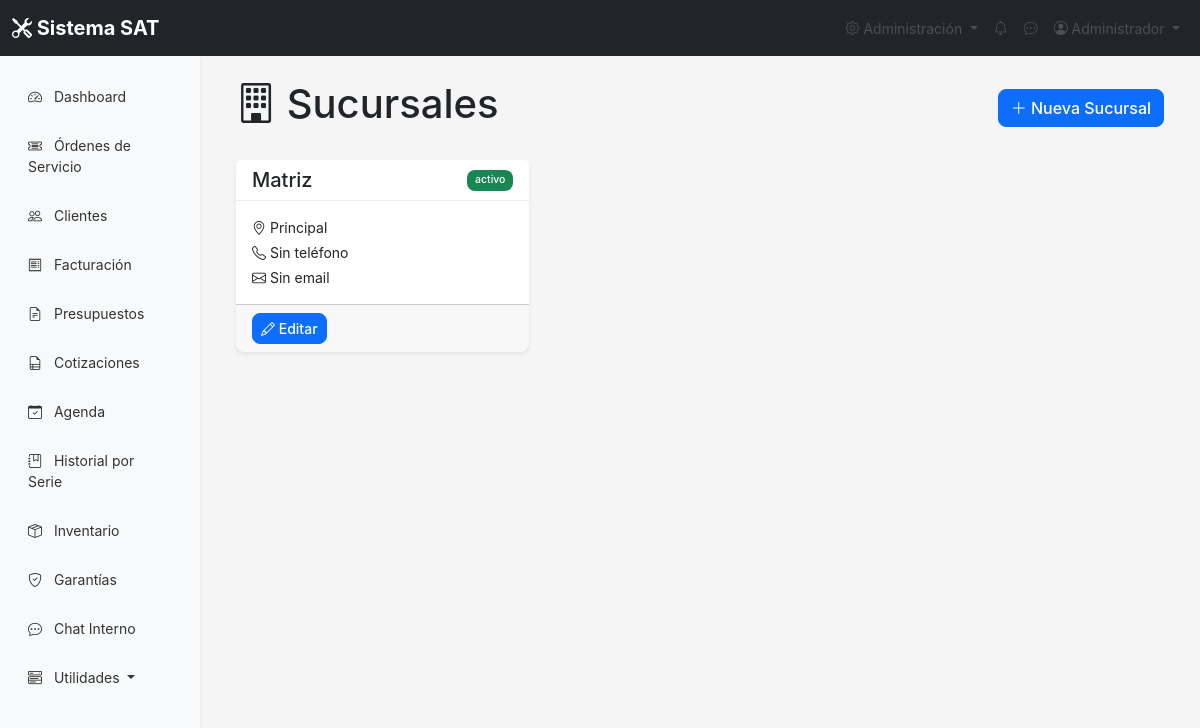
Screenshot of /configuracion/sucursales.php (signed in) with the database file from the repository.
### tables this page shows
CREATE TABLE IF NOT EXISTS `sucursales` (
  `id` int NOT NULL AUTO_INCREMENT,
  `nombre` varchar(100) NOT NULL,
  `direccion` varchar(255) DEFAULT NULL,
  `telefono` varchar(20) DEFAULT NULL,
  `email` varchar(100) DEFAULT NULL,
  `responsable_id` int DEFAULT NULL,
  `estado` enum('activo','inactivo') DEFAULT 'activo',
  `fecha_creacion` timestamp NULL DEFAULT CURRENT_TIMESTAMP,
  PRIMARY KEY (`id`)
);

### include/sucursal_helper.php (called while the page is built, shortened)
<?php
function getSucursales($conn, $onlyActive = true) {
    $sql = "SELECT * FROM sucursales";
    if ($onlyActive) {
        $sql .= " WHERE estado = 'activo'";
    }
    $sql .= " ORDER BY nombre";
    return $conn->query($sql);
}

### configuracion/sucursales.php (the view, shortened to what this page needs)
<?php
require_once '../include/funciones.php';
require_once '../include/sucursal_helper.php';
$conn = getConnection();
$sucursales = getSucursales($conn);
require_once '../include/header.php';
?>
<div class="container-fluid">
    <div class="d-flex justify-content-between align-items-center mb-4">
        <h1><i class="bi bi-building"></i> Sucursales</h1>
        <button class="btn btn-primary" data-bs-toggle="modal" data-bs-target="#modalSucursal">
            <i class="bi bi-plus-lg"></i> Nueva Sucursal
        </button>
    </div>
    <div class="row">
        <?php while ($s = $sucursales->fetch_assoc()): ?>
        <div class="col-md-6 col-lg-4 mb-4">
            <div class="card h-100">
                <div class="card-header d-flex justify-content-between align-items-center">
                    <h5 class="mb-0"><?= htmlspecialchars($s['nombre']) ?></h5>
                    <span class="badge bg-<?= $s['estado'] === 'activo' ? 'success' : 'secondary' ?>">
                        <?= $s['estado'] ?>
                    </span>
                </div>
                <div class="card-body">
                    <p class="mb-1"><i class="bi bi-geo-alt"></i> <?= htmlspecialchars($s['direccion'] ?? 'Sin dirección') ?></p>
                    <p class="mb-1"><i class="bi bi-telephone"></i> <?= htmlspecialchars($s['telefono'] ?? 'Sin teléfono') ?></p>
                    <p class="mb-0"><i class="bi bi-envelope"></i> <?= htmlspecialchars($s['email'] ?? 'Sin email') ?></p>
                </div>
                <div class="card-footer d-flex gap-2">
                    <button class="btn btn-sm btn-primary" onclick="editarSucursal(<?= $s['id'] ?>, '<?= htmlspecialchars($s['nombre']) ?>', '<?= htmlspecialchars($s['direccion'] ?? '') ?>', '<?= htmlspecialchars($s['telefono'] ?? '') ?>', '<?= htmlspecialchars($s['email'] ?? '') ?>', '<?= $s['estado'] ?>')">
                        <i class="bi bi-pencil"></i> Editar
                    </button>
                </div>
            </div>
        </div>
        <?php endwhile; ?>
    </div>
</div>
<?php require_once '../include/footer.php'; ?>

### css/styles.css (style rules this page uses)
:root { --primary: #0d6efd; --secondary: #6c757d; --success: #198754; --danger: #dc3545; --warning: #ffc107; --info: #0dcaf0; --light: #f8f9fa; --dark: #212529; }
body { font-family: -apple-system, BlinkMacSystemFont, 'Segoe UI', Roboto, 'Helvetica Neue', Arial, sans-serif; font-size: 14px; background-color: #f5f5f5; }
.card { border: none; box-shadow: 0 0.125rem 0.25rem rgba(0, 0, 0, 0.075); border-radius: 0.5rem; }
.card-header { background-color: white; border-bottom: 1px solid #e9ecef; font-weight: 600; }
.badge { padding: 0.35em 0.65em; font-weight: 500; }
.btn { border-radius: 0.375rem; font-weight: 500; }
.btn-primary { background-color: var(--primary); border-color: var(--primary); }

### css/improved.css (style rules this page uses)
:root { --sat-primary: #0d6efd; --sat-secondary: #6c757d; --sat-success: #198754; --sat-danger: #dc3545; --sat-warning: #ffc107; --sat-info: #0dcaf0; --sat-light: #f8f9fa; --sat-dark: #212529; --sat-border-radius: 8px; --sat-shadow: 0 0.125rem 0.25rem rgba(0, 0, 0, 0.075); --sat-transition: all 0.3s ease; }
.btn-primary { border-radius: var(--sat-border-radius); transition: var(--sat-transition); }
.badge { padding: 0.5em 0.75em; border-radius: var(--sat-border-radius); font-weight: 500; }

### rows the page displays
sucursales: nombre "Matriz", estado "activo", direccion "Principal", telefono "Sin teléfono", email "Sin email"

### other values shown
$_SESSION['nombre'] "Administrador"
